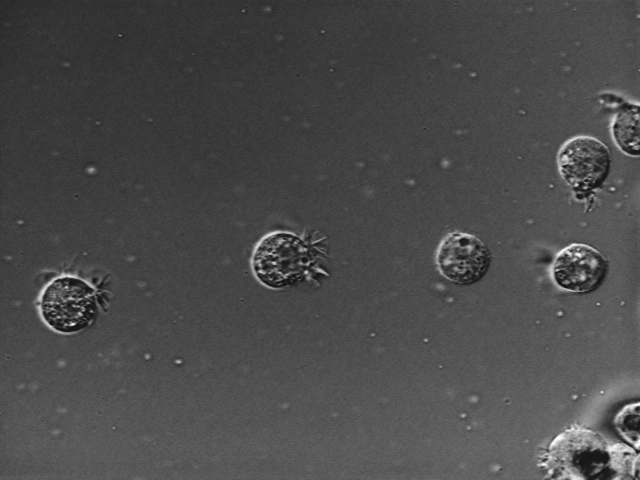
%> input picture 2017数字图像处理课程实验二/课后做的/at3_1m4_04.tif, 640 x 480 px
$ octave --eval "ft;"   (GNU Octave 9; MATLAB toolbox functions it lacks are replaced by stand-ins)
%> lines starting %> are read from the running program, lines starting %| are printed output that depends on the picture
function [] = ft()
I = imread('at3_1m4_04.tif');
%> I is the input picture: size 480x640 uint8; min 15, max 254, mean 74.7
subplot(2,3,1),imshow(I) %读文件并显示
title('原始图像')
J = fft2(double(I)); %傅里叶变换
subplot(2,3,2),imshow(imag(J))
%> after `imshow(imag(J))`:
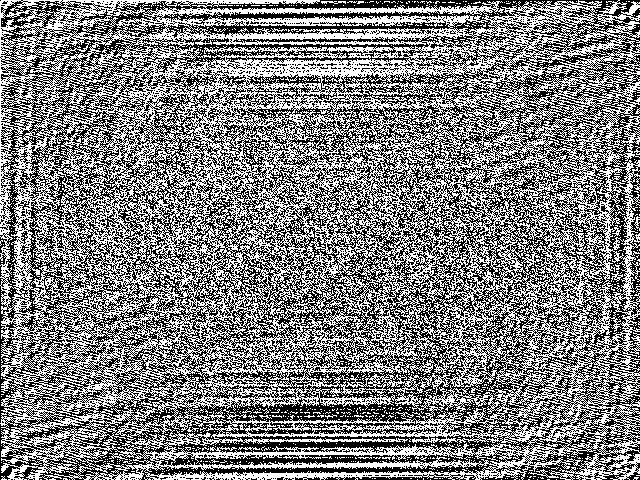
%> displayed picture: size 480x640, on the screen's scale of 0 to 255; min 0, max 255, mean 127.4
title('傅里叶变换')
K = imag(fftshift(J));
subplot(2,3,3),imshow(K) %频移并显示
%> after `imshow(K)`:
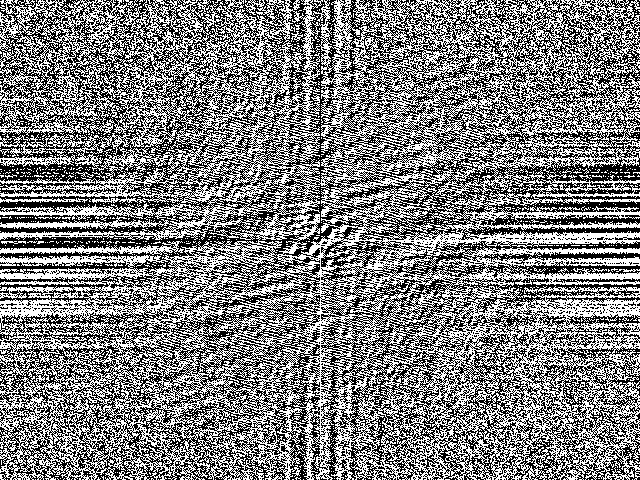
%> displayed picture: size 480x640, on the screen's scale of 0 to 255; min 0, max 255, mean 127.4; mean of the top-left, top-right, bottom-left and bottom-right quarters 123.2, 125.3, 128.7, 132.5
title('频移并显示')
L = ifft2(J)/256; %直接傅立叶反变换
subplot(2,3,4),imshow(L)
title('直接傅立叶反变换')
M = ifft2(sqrt(real(J).^2+imag(J).^2))/256; %幅度傅立叶反变换
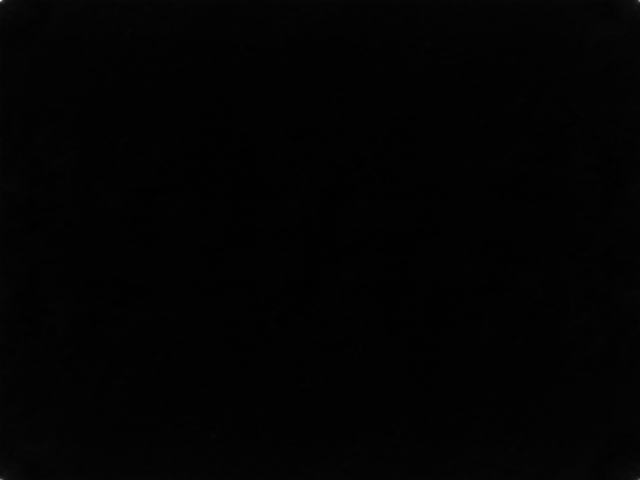
%> M: size 480x640 double; min 0.134, max 13.33, mean 0.292; drawn with min black and max white
subplot(2,3,5),imshow(M)
%> after `imshow(M)`:
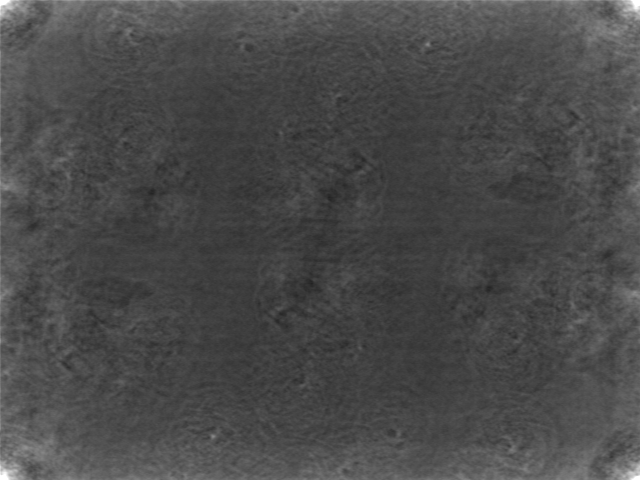
%> displayed picture: size 480x640, on the screen's scale of 0 to 255; min 34, max 255, mean 74.3
title('幅度傅立叶反变换')
N = abs(ifft2(ifftshift(angle(K))));%相位傅立叶反变换
N = (N-min(min(N)))/(max(max(N))-min(min(N)))*256; %归一化
subplot(2,3,6),imshow(N)
%> after `imshow(N)`:
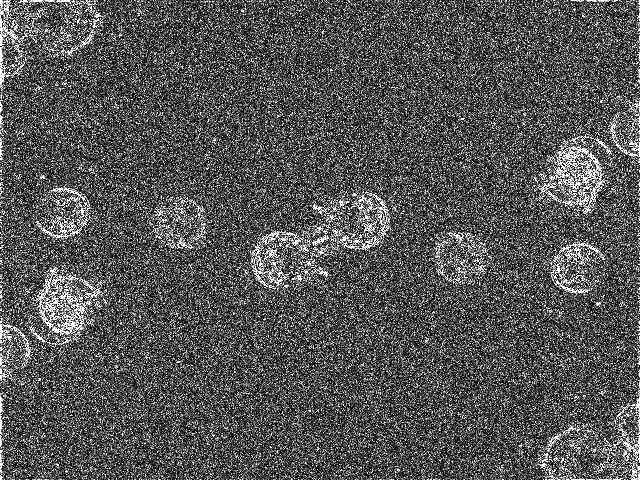
%> displayed picture: size 480x640, on the screen's scale of 0 to 255; min 0, max 255, mean 85.1
title('相位傅立叶反变换')
